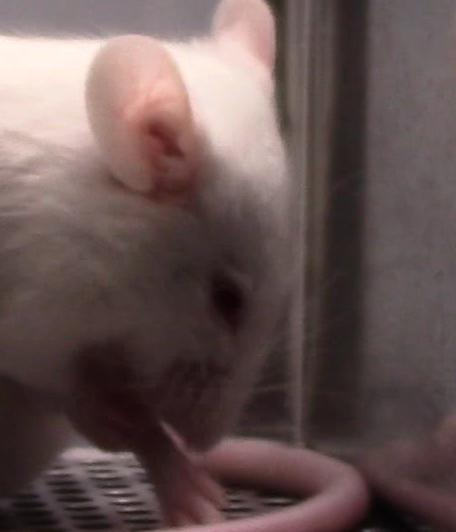
#> input picture retraining/images/no pain/test.jpg, 456 x 532 px, found by its file name
$ jupyter execute 'Image Altering.ipynb'   (shell and % lines are left out)
#> lines starting #> are read from the running program, lines starting #| are printed output that depends on the picture
[cell 1]
from matplotlib.pyplot import imshow
import numpy as np
from PIL import Image, ImageEnhance, ImageFilter
import random, os, glob

[cell 2]
img = Image.open('test.jpg')
#> img is the input picture: PIL image 456x532 RGB; mean R, G, B 102.9, 84.3, 82.9

[cell 3]
def crop(image):

    width = img.size[0]
    height = img.size[1]
    img_cropped = img.crop(
        (
            int(max(0, width*random.uniform(-.10, .10))),
            int(max(0, height*random.uniform(-.10, .10))),
            int(min(width, width-(width*random.uniform(-.10, .10)))),
            int(min(height, height-(height*random.uniform(-.10, .10))))
        )
    )
    img_cropped.load()
    return img_cropped

def brighten(image):
    enhancer = ImageEnhance.Brightness(img)
    return enhancer.enhance(random.normalvariate(1, .2))

def flip(image):
    return image.transpose(Image.FLIP_LEFT_RIGHT)

def contrast(image):
    enhancer = ImageEnhance.Contrast(img)
    return enhancer.enhance(random.normalvariate(1, .2))

def blur(image):
    return image.filter(ImageFilter.BLUR)

def edge_enhance(image):
    return image.filter(ImageFilter.EDGE_ENHANCE)

def smooth(image):
    return image.filter(ImageFilter.SMOOTH)


def random_alteration(image):
    #options = [crop, brighten, blur, edge_enhance, smooth, flip]
    options = [crop, flip]
    fn = random.choice(options)
    return fn(image)

[cell 4]
def convert_png_to_jpg(path):
    im = Image.open(path)
    (name, extenstion) = os.path.splitext(path)
    im.save(name +".jpg", "JPEG")
    os.remove(path)

def convert_all_pngs_to_jpg(path):
    for obj in os.listdir(path):
        further_path = os.path.join(path, obj)
        if os.path.isdir(further_path):
            convert_all_pngs_to_jpg(further_path)
        if obj.endswith('.png'):
            convert_png_to_jpg(further_path)

def alter_all_in_folder(path, outpath):

    if not os.path.exists(outpath + path):
        os.makedirs(outpath + path)
    for infile in glob.glob(path + "/*.jpg"):
        file, ext = os.path.splitext(infile)
        if random.choice([True, False]):
            continue
        im = random_alteration(Image.open(infile))
        im.save(outpath + path + "/1-" + os.path.basename(infile), "JPEG")

def alter_all_images(path, outpath):
    for obj in os.listdir(path):
        further_path = os.path.join(path, obj)
        if os.path.isdir(further_path):
            alter_all_in_folder(further_path, outpath)

[cell 5]
imageFilePath = 'images/'

alter_all_images(imageFilePath, 'altered/')
#> in flip, `return image.transpose(Image.FLIP_LEFT_RIGHT)`:
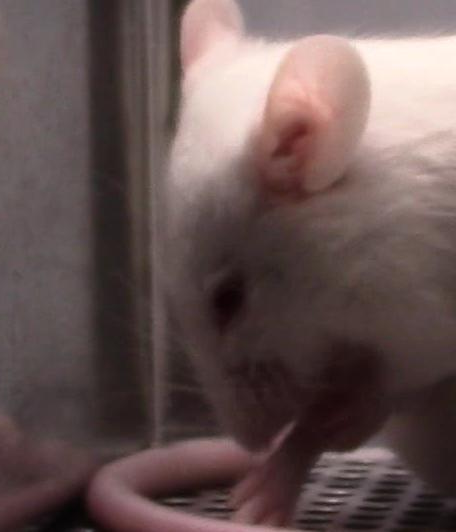
#> returned value: PIL image 456x532 RGB; mean R, G, B 102.9, 84.3, 82.9

[cell 6]
img

[cell 7]
crop(img)
#> in crop, `img_cropped = img.crop( ( int(max(0, width*random.uniform(-.10, .10)))..`:
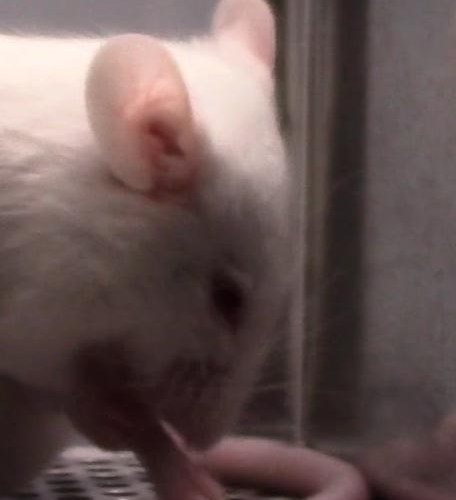
#> img_cropped: PIL image 456x500 RGB; mean R, G, B 104.5, 86.1, 84.4

[cell 8]
brighten(img)
#> in brighten, `return enhancer.enhance(random.normalvariate(1, .2))`:
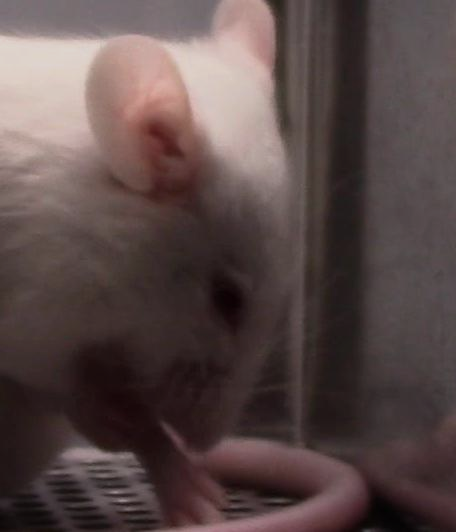
#> returned value: PIL image 456x532 RGB; mean R, G, B 89.2, 72.9, 71.7

[cell 9]
contrast(img)
#> in contrast, `return enhancer.enhance(random.normalvariate(1, .2))`:
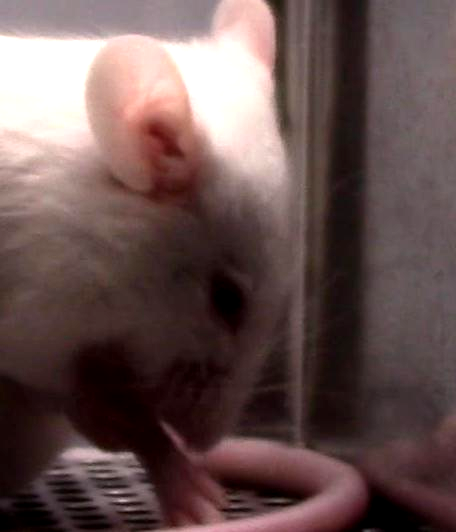
#> returned value: PIL image 456x532 RGB; mean R, G, B 103.7, 81.5, 80.1

[cell 10]
blur(img)

[cell 11]
edge_enhance(img)

[cell 12]
smooth(img)
